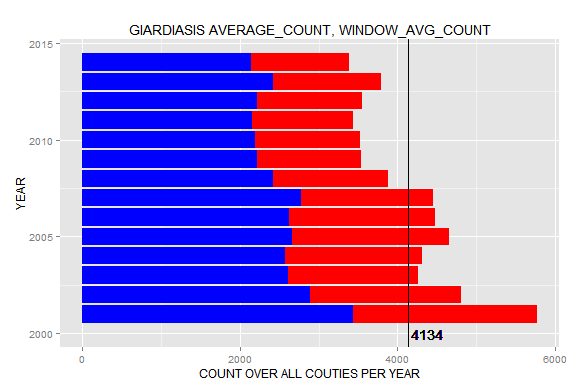

This figure's R source:
df <- data.frame(fromJSON(getURL(URLencode(gsub("\n", " ", 'skipper.cs.utexas.edu:5001/rest/native/?query=
"select YEAR, DISEASE, sum_COUNT, sum(sum_COUNT) 
                                                OVER (PARTITION BY DISEASE) as window_avg_COUNT
                                                from 
                                                (select YEAR, DISEASE, sum(COUNT) as sum_COUNT
                                                from Infectious_Diseases
                                                where DISEASE = (\'Giardiasis\') and (SEX=(\'Male\') OR SEX=(\'Female\') )
                                                group by YEAR, DISEASE)
                                                order by DISEASE;"
                                                ')), httpheader=c(DB='jdbc:oracle:thin:@sayonara.microlab.cs.utexas.edu:1521:orcl', USER='C##cs329e_hys82', PASS='orcl_hys82', MODE='native_mode', MODEL='model', returnDimensions = 'False', returnFor = 'JSON', p1=KPI_Low_Max_value, p2=KPI_Medium_Max_value), verbose = TRUE))); 

dfMALE <- data.frame(fromJSON(getURL(URLencode(gsub("\n", " ", 'skipper.cs.utexas.edu:5001/rest/native/?query=
                                                    "select YEAR, DISEASE, sum_COUNT, sum(sum_COUNT) 
                                                    OVER (PARTITION BY DISEASE) as window_avg_COUNT
                                                    from 
                                                    (select YEAR, DISEASE, sum(COUNT) as sum_COUNT
                                                    from Infectious_Diseases
                                                    where DISEASE = (\'Giardiasis\') and SEX=(\'Male\')
                                                    group by YEAR, DISEASE)
                                                    order by DISEASE;"
                                                    ')), httpheader=c(DB='jdbc:oracle:thin:@sayonara.microlab.cs.utexas.edu:1521:orcl', USER='C##cs329e_hys82', PASS='orcl_hys82', MODE='native_mode', MODEL='model', returnDimensions = 'False', returnFor = 'JSON', p1=KPI_Low_Max_value, p2=KPI_Medium_Max_value), verbose = TRUE)));

ggplot() + 
  coord_cartesian() + 
  scale_x_continuous() +
  scale_y_continuous() +
  labs(title='GIARDIASIS AVERAGE_COUNT, WINDOW_AVG_COUNT') +
  labs(x=paste("YEAR"), y=paste("COUNT OVER ALL COUTIES PER YEAR")) +
  layer(data=df, 
        mapping=aes(x=YEAR, y=SUM_COUNT), 
        stat="identity", 
        stat_params=list(), 
        geom="bar",
        geom_params=list(fill="RED"), 
        position=position_identity()
  ) + coord_flip() +
  layer(data=dfMALE, 
        mapping=aes(x=YEAR, y=SUM_COUNT), 
        stat="identity", 
        stat_params=list(), 
        geom="bar",
        geom_params=list(fill="BLUE"), 
        position=position_identity()
  ) + coord_flip() +
  layer(data=df, 
        mapping=aes(yintercept = WINDOW_AVG_COUNT/14), 
        geom="hline",
        geom_params=list(colour="BLACK")
  ) +
  layer(data=df, 
        mapping=aes(x=2000, y=round(WINDOW_AVG_COUNT/14), label=round(WINDOW_AVG_COUNT/14)), 
        stat="identity", 
        stat_params=list(), 
        geom="text",
        geom_params=list(colour="black", hjust=-.1), 
        position=position_identity()
  )
